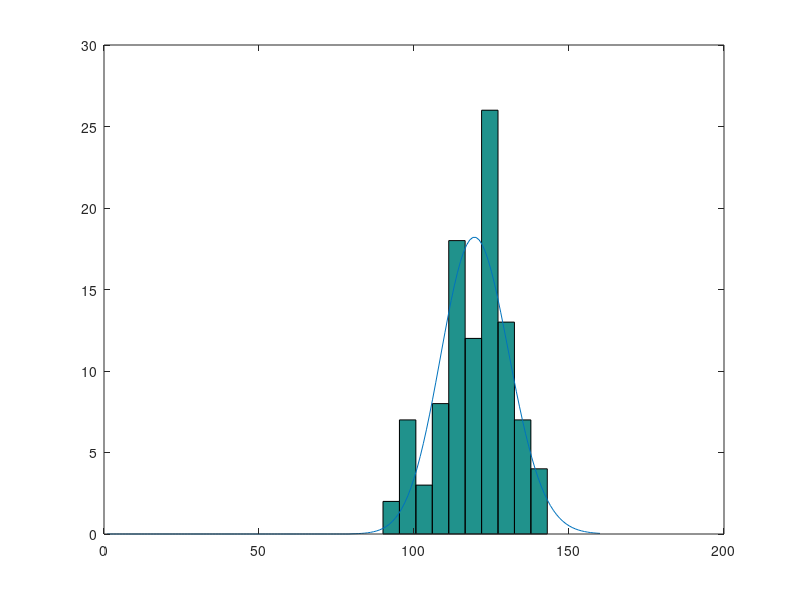
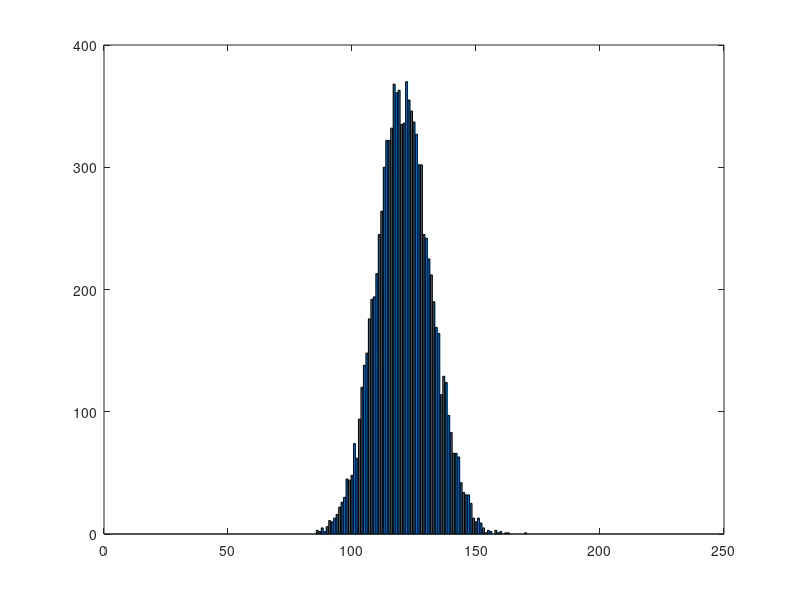

MATLAB code for these plots, in order:
divide=10000;%divider
pavr=120/divide;
pdf=[];
for i=1:100
    x=rand(divide,1);
    trails=x<pavr;
    pdf(i)=sum(trails);
end
figure(1)
hist(pdf)
hold
x=[];
for i=80:160
    x(i)=poisspdf(i,120);
end
x=x*500;
plot(x)

clear;
round=10000;
lambda=120;
range=200;
p=exp(-lambda);
f=p;
count=zeros(1,range);

for k=1:round
    x=rand();
    for i=0:(range-1)
        if(x<f)
            count(i+1)=count(i+1)+1;
            x=rand();
            p=exp(-lambda);
            f=p;
            break;
        end
        p=lambda*p/(i+1);
        f=f+p;        
    end
end
figure(3)
bar(count)
    
